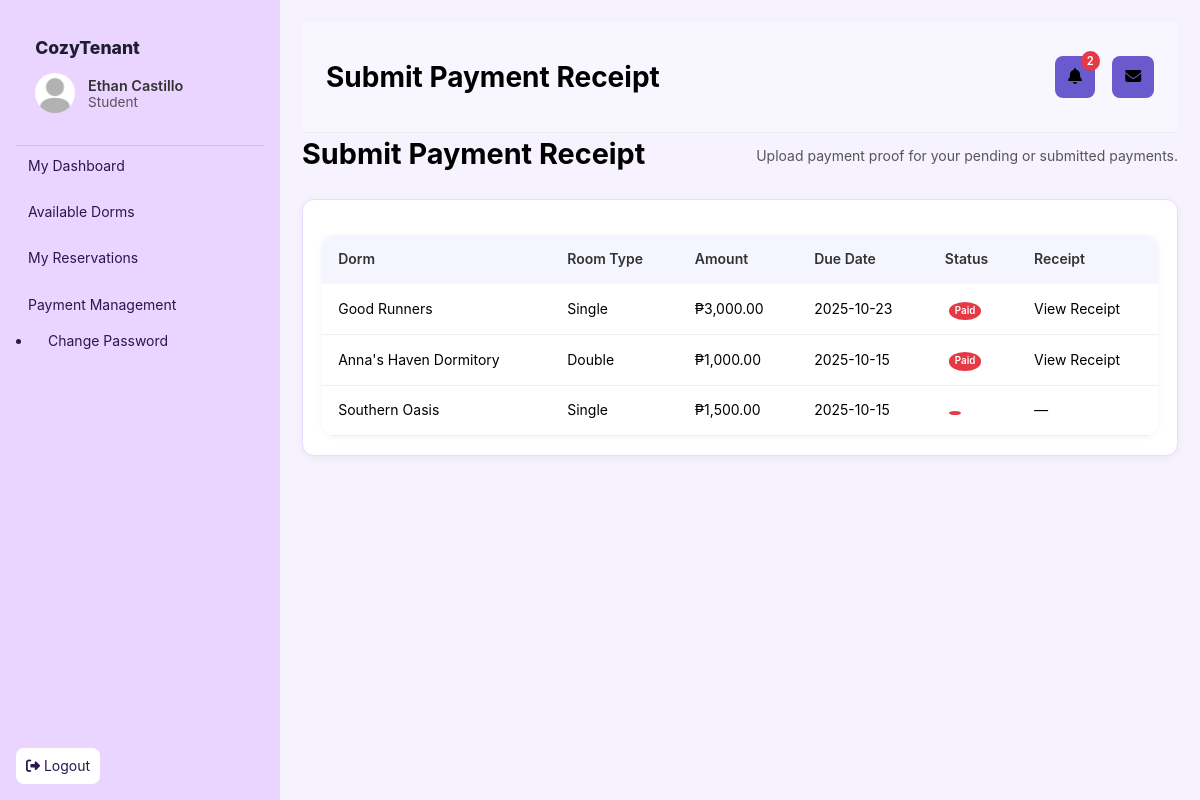
/Main/modules/student/student_receipt.php (signed in), run on an earlier commit of the app's database.
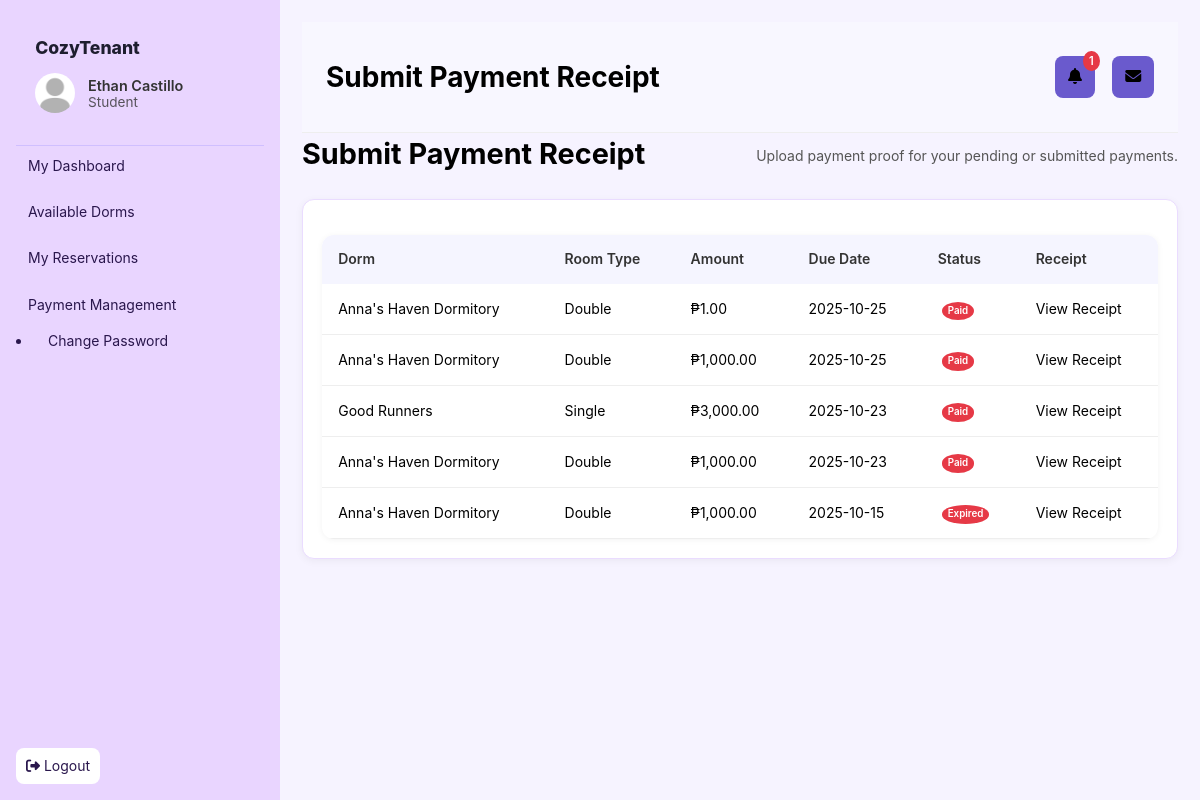
And on a later commit of the database.
### tables this page shows
CREATE TABLE `payments` (
  `payment_id` int(11) NOT NULL,
  `booking_id` int(11) NOT NULL,
  `payment_type` enum('downpayment','monthly','utility','deposit','other') DEFAULT 'monthly' COMMENT 'Type of payment: downpayment (initial), monthly (rent), utility (bills), deposit (security), other',
  `student_id` int(11) DEFAULT NULL,
  `owner_id` int(11) DEFAULT NULL,
  `amount` decimal(10,2) NOT NULL,
  `status` enum('pending','submitted','processing','paid','verified','expired','rejected') DEFAULT 'pending' COMMENT 'pending=awaiting payment, submitted=receipt uploaded, processing=owner reviewing, paid=owner confirmed, verified=system verified, expired=past due, rejected=invalid receipt',
  `payment_date` timestamp NOT NULL DEFAULT current_timestamp(),
  `due_date` date DEFAULT NULL,
  `receipt_image` varchar(255) DEFAULT NULL,
  `notes` text DEFAULT NULL,
  `updated_at` datetime DEFAULT current_timestamp() ON UPDATE current_timestamp(),
  `created_at` datetime DEFAULT current_timestamp(),
  `reminder_sent` tinyint(1) DEFAULT 0,
  `verified_by` int(11) DEFAULT NULL COMMENT 'User ID who verified the payment',
  `verified_at` datetime DEFAULT NULL COMMENT 'When payment was verified',
  `rejection_reason` text DEFAULT NULL COMMENT 'Reason for rejection',
  `payment_method` enum('cash','bank_transfer','gcash','paymaya','other') DEFAULT 'bank_transfer' COMMENT 'Method used for payment',
  `reference_number` varchar(100) DEFAULT NULL COMMENT 'Transaction/Reference number'
);

CREATE TABLE `dormitories` (
  `dorm_id` int(11) NOT NULL,
  `owner_id` int(11) NOT NULL,
  `name` varchar(150) NOT NULL,
  `address` varchar(255) NOT NULL,
  `description` text DEFAULT NULL,
  `verified` tinyint(1) DEFAULT 0,
  `created_at` timestamp NOT NULL DEFAULT current_timestamp(),
  `latitude` decimal(10,8) DEFAULT NULL,
  `longitude` decimal(11,8) DEFAULT NULL,
  `status` enum('pending','verified','error') NOT NULL DEFAULT 'pending',
  `updated_at` timestamp NOT NULL DEFAULT current_timestamp() ON UPDATE current_timestamp(),
  `cover_image` varchar(255) DEFAULT NULL,
  `features` text DEFAULT NULL,
  `deposit_months` int(11) DEFAULT 1 COMMENT 'Number of months required as deposit (1-12)',
  `deposit_required` tinyint(1) DEFAULT 1 COMMENT 'Whether deposit is required (1=yes, 0=no)'
);

CREATE TABLE `rooms` (
  `room_id` int(11) NOT NULL,
  `dorm_id` int(11) NOT NULL,
  `room_type` varchar(100) NOT NULL,
  `capacity` int(11) NOT NULL,
  `size` varchar(50) DEFAULT NULL,
  `price` decimal(10,2) NOT NULL,
  `status` enum('vacant','occupied') NOT NULL DEFAULT 'vacant',
  `created_at` timestamp NOT NULL DEFAULT current_timestamp(),
  `room_number` varchar(50) DEFAULT NULL,
  `features` text DEFAULT NULL
);

### Main/auth/auth.php (called while the page is built, shortened)
<?php
function current_user() {
    return $_SESSION['user'] ?? null;
}

### Main/modules/student/student_receipt.php (the view, shortened to what the changed rows need)
<?php
require_once __DIR__ . '/../../auth/auth.php';
require_once __DIR__ . '/../../config.php';
$page_title = "Submit Payment Receipt";
include __DIR__ . '/../../partials/header.php';
$student_id = $_SESSION['user']['user_id'];
$stmt = $pdo->prepare("
    SELECT p.*, d.name AS dorm_name, r.room_type
    FROM payments p
    JOIN bookings b ON p.booking_id = b.booking_id
    JOIN rooms r ON b.room_id = r.room_id
    JOIN dormitories d ON r.dorm_id = d.dorm_id
    WHERE p.student_id = ?
    ORDER BY p.due_date DESC
");
$stmt->execute([$student_id]);
$payments = $stmt->fetchAll(PDO::FETCH_ASSOC);
?>
<div class="page-header">
  <h1>Submit Payment Receipt</h1>
</div>
<div class="card">
  <table class="data-table">
    <thead>
      <tr>
        <th>Dorm</th>
        <th>Room Type</th>
        <th>Amount</th>
        <th>Due Date</th>
        <th>Status</th>
        <th>Receipt</th>
      </tr>
    </thead>
    <tbody>
      <?php if (empty($payments)): ?>
        <tr><td colspan="6"><em>No payments found.</em></td></tr>
      <?php else: ?>
        <?php foreach ($payments as $p): ?>
          <tr>
            <td><?= htmlspecialchars($p['dorm_name']) ?></td>
            <td><?= htmlspecialchars($p['room_type']) ?></td>
            <td>₱<?= number_format($p['amount'], 2) ?></td>
            <td><?= htmlspecialchars($p['due_date']) ?></td>
            <td>
              <span class="badge <?= htmlspecialchars($p['status']) ?>">
                <?= ucfirst($p['status']) ?>
              </span>
            </td>
            <td>
              <?php if (in_array($p['status'], ['pending', 'submitted'])): ?>
                <form method="post" enctype="multipart/form-data" class="receipt-form">
                  <input type="hidden" name="payment_id" value="<?= $p['payment_id'] ?>">
                  <input type="file" name="receipt" accept=".jpg,.jpeg,.png,.pdf" required>
                  <button type="submit" class="btn">Upload</button>
                </form>
              <?php elseif ($p['receipt_image']): ?>
                <a href="../uploads/receipts/<?= htmlspecialchars($p['receipt_image']) ?>" target="_blank">View Receipt</a>
              <?php else: ?>
                <em>—</em>
              <?php endif; ?>
            </td>
          </tr>
        <?php endforeach; ?>
      <?php endif; ?>
    </tbody>
  </table>
</div>
<?php require_once __DIR__ . '/../../partials/footer.php'; ?>

### Main/partials/header.php (shortened to what the changed rows need)
<?php
require_once __DIR__ . '/../auth/auth.php';
$user = current_user();
require_once __DIR__ . '/../config.php';
$unread_announcements = 0;
if ($user && isset($user['user_id'])) {
    $stmt = $pdo->prepare("
        SELECT COUNT(*)
        FROM announcements a
        LEFT JOIN announcement_reads ar
          ON a.id = ar.announcement_id AND ar.user_id = ?
        WHERE ar.read_at IS NULL
          AND (
            a.audience = 'All Hosts'
            OR (a.audience = 'Students' AND ? = 'student')
            OR (a.audience IN ('Verified Owners','Pending Owners','All Hosts') AND ? = 'owner')
          )
    ");
    $stmt->execute([$user['user_id'], $user['role'], $user['role']]);
    $unread_announcements = (int)$stmt->fetchColumn();
}
$announcement_page = "#";
if ($user['role'] === 'student') {
    $announcement_page = "/modules/student/student_announcements.php";
} elseif ($user['role'] === 'owner') {
    $message_page = "/modules/owner/owner_messages.php";
    $announcement_page = "/modules/owner/owner_announcements.php";
} elseif ($user['role'] === 'admin') {
    $message_page = "/modules/shared/messaging.php";
    $announcement_page = "/modules/admin/announcements.php";
}
?>
<!doctype html>
<html lang="en">
<head>
  <link rel="stylesheet" href="/assets/style.css">
  <link rel="stylesheet" href="/assets/modules.css">
  <link rel="stylesheet" href="https://cdnjs.cloudflare.com/ajax/libs/font-awesome/6.5.0/css/all.min.css">
</head>
<body>
  <main class="main">
    <header class="topbar">
      <div class="page-title">
        <?php if (isset($page_title)): ?>
          <h1><?= htmlspecialchars($page_title) ?></h1>
        <?php endif; ?>
      </div>
      <div class="header-actions">
        <a href="<?= $announcement_page ?>" class="btn-icon">
          <i class="fa fa-bell"></i>
          <?php if ($unread_announcements > 0): ?>
            <span class="badge"><?= $unread_announcements ?></span>
          <?php endif; ?>
        </a>
      </div>
    </header>

What changed in the data, as far as the page shows it:
removed payments: dormitories.name "Southern Oasis", rooms.room_type "Single", amount "1,500.00", due_date "2025-10-15"
added payments: dormitories.name "Anna's Haven Dormitory", rooms.room_type "Double", amount "1.00", due_date "2025-10-25", status "Paid"
added payments: dormitories.name "Anna's Haven Dormitory", rooms.room_type "Double", amount "1,000.00", due_date "2025-10-25", status "Paid"
added payments: dormitories.name "Anna's Haven Dormitory", rooms.room_type "Double", amount "1,000.00", due_date "2025-10-23", status "Paid"
changed payments: status "Paid" → "Expired"
Also different on the page:
$unread_announcements: "2" → "1"
